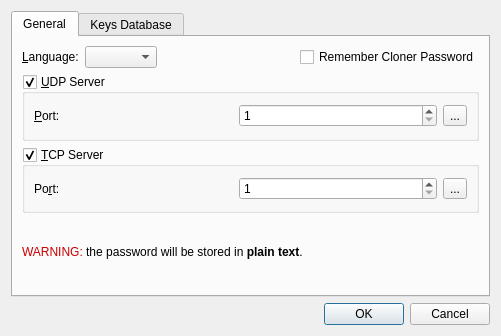
<?xml version="1.0" encoding="UTF-8"?>
<ui version="4.0">
 <class>QRFIDPreferences</class>
 <widget class="QDialog" name="QRFIDPreferences">
  <property name="geometry">
   <rect>
    <x>0</x>
    <y>0</y>
    <width>501</width>
    <height>336</height>
   </rect>
  </property>
  <property name="windowTitle">
   <string>RFIDKit Preferences</string>
  </property>
  <layout class="QVBoxLayout" name="verticalLayout_2">
   <item>
    <widget class="QTabWidget" name="tabWidget">
     <property name="currentIndex">
      <number>0</number>
     </property>
     <widget class="QWidget" name="generalTab">
      <attribute name="title">
       <string>General</string>
      </attribute>
      <layout class="QVBoxLayout" name="verticalLayout_3">
       <item>
        <layout class="QHBoxLayout" name="horizontalLayout_4">
         <item>
          <widget class="QLabel" name="label_4">
           <property name="text">
            <string>&amp;Language:</string>
           </property>
           <property name="buddy">
            <cstring>langCombo</cstring>
           </property>
          </widget>
         </item>
         <item>
          <widget class="QComboBox" name="langCombo"/>
         </item>
         <item>
          <spacer name="horizontalSpacer">
           <property name="orientation">
            <enum>Qt::Horizontal</enum>
           </property>
           <property name="sizeHint" stdset="0">
            <size>
             <width>40</width>
             <height>20</height>
            </size>
           </property>
          </spacer>
         </item>
         <item>
          <widget class="QCheckBox" name="emPwdKeepCheck">
           <property name="text">
            <string>Remember Cloner Password</string>
           </property>
          </widget>
         </item>
        </layout>
       </item>
       <item>
        <widget class="QGroupBox" name="udpServerGroup">
         <property name="title">
          <string>&amp;UDP Server</string>
         </property>
         <property name="checkable">
          <bool>true</bool>
         </property>
         <layout class="QHBoxLayout" name="horizontalLayout">
          <item>
           <widget class="QLabel" name="label_2">
            <property name="text">
             <string>&amp;Port:</string>
            </property>
            <property name="buddy">
             <cstring>udpPortSpin</cstring>
            </property>
           </widget>
          </item>
          <item>
           <widget class="QSpinBox" name="udpPortSpin">
            <property name="minimum">
             <number>1</number>
            </property>
            <property name="maximum">
             <number>65535</number>
            </property>
           </widget>
          </item>
          <item>
           <widget class="QToolButton" name="udpHelpTool">
            <property name="toolTip">
             <string>&lt;html&gt;&lt;head/&gt;&lt;body&gt;&lt;p&gt;Protocol description&lt;/p&gt;&lt;/body&gt;&lt;/html&gt;</string>
            </property>
            <property name="text">
             <string>...</string>
            </property>
           </widget>
          </item>
         </layout>
        </widget>
       </item>
       <item>
        <widget class="QGroupBox" name="tcpServerGroup">
         <property name="title">
          <string>&amp;TCP Server</string>
         </property>
         <property name="checkable">
          <bool>true</bool>
         </property>
         <layout class="QHBoxLayout" name="horizontalLayout_3">
          <item>
           <widget class="QLabel" name="label_3">
            <property name="text">
             <string>Po&amp;rt:</string>
            </property>
            <property name="buddy">
             <cstring>tcpPortSpin</cstring>
            </property>
           </widget>
          </item>
          <item>
           <widget class="QSpinBox" name="tcpPortSpin">
            <property name="minimum">
             <number>1</number>
            </property>
            <property name="maximum">
             <number>65535</number>
            </property>
           </widget>
          </item>
          <item>
           <widget class="QToolButton" name="tcpHelpTool">
            <property name="toolTip">
             <string>&lt;html&gt;&lt;head/&gt;&lt;body&gt;&lt;p&gt;Protocol description&lt;/p&gt;&lt;/body&gt;&lt;/html&gt;</string>
            </property>
            <property name="text">
             <string>...</string>
            </property>
           </widget>
          </item>
         </layout>
        </widget>
       </item>
       <item>
        <widget class="QLabel" name="label_5">
         <property name="text">
          <string>&lt;html&gt;&lt;head/&gt;&lt;body&gt;&lt;p&gt;&lt;span style=&quot; color:#cc0000;&quot;&gt;WARNING:&lt;/span&gt;&lt;span&gt; the password will be stored in &lt;/span&gt;&lt;span style=&quot; font-weight:600;&quot;&gt;plain text&lt;/span&gt;&lt;span&gt;.&lt;/span&gt;&lt;/p&gt;&lt;/body&gt;&lt;/html&gt;</string>
         </property>
         <property name="wordWrap">
          <bool>true</bool>
         </property>
        </widget>
       </item>
      </layout>
     </widget>
     <widget class="QWidget" name="mfcTab">
      <attribute name="title">
       <string>Keys Database</string>
      </attribute>
      <layout class="QVBoxLayout" name="verticalLayout">
       <item>
        <layout class="QHBoxLayout" name="horizontalLayout_2">
         <item>
          <widget class="QCheckBox" name="keydbCheck">
           <property name="text">
            <string>&amp;Use Keys Database</string>
           </property>
          </widget>
         </item>
         <item>
          <spacer name="horizontalSpacer_2">
           <property name="orientation">
            <enum>Qt::Horizontal</enum>
           </property>
           <property name="sizeHint" stdset="0">
            <size>
             <width>40</width>
             <height>20</height>
            </size>
           </property>
          </spacer>
         </item>
         <item>
          <widget class="QPushButton" name="keydbDropTool">
           <property name="text">
            <string>Drop data</string>
           </property>
          </widget>
         </item>
        </layout>
       </item>
       <item>
        <widget class="QLabel" name="label">
         <property name="text">
          <string>&lt;html&gt;&lt;head/&gt;&lt;body&gt;&lt;p&gt;&lt;span style=&quot; color:#cc0000;&quot;&gt;WARNING&lt;/span&gt;:&lt;/p&gt;&lt;p&gt;Keys will be stored as PLAIN TEXT without any password protection.&lt;/p&gt;&lt;/body&gt;&lt;/html&gt;</string>
         </property>
        </widget>
       </item>
       <item>
        <spacer name="verticalSpacer_3">
         <property name="orientation">
          <enum>Qt::Vertical</enum>
         </property>
         <property name="sizeHint" stdset="0">
          <size>
           <width>20</width>
           <height>40</height>
          </size>
         </property>
        </spacer>
       </item>
      </layout>
     </widget>
    </widget>
   </item>
   <item>
    <widget class="QDialogButtonBox" name="buttonBox">
     <property name="orientation">
      <enum>Qt::Horizontal</enum>
     </property>
     <property name="standardButtons">
      <set>QDialogButtonBox::Cancel|QDialogButtonBox::Ok</set>
     </property>
    </widget>
   </item>
  </layout>
 </widget>
 <resources/>
 <connections>
  <connection>
   <sender>buttonBox</sender>
   <signal>accepted()</signal>
   <receiver>QRFIDPreferences</receiver>
   <slot>accept()</slot>
   <hints>
    <hint type="sourcelabel">
     <x>227</x>
     <y>171</y>
    </hint>
    <hint type="destinationlabel">
     <x>157</x>
     <y>195</y>
    </hint>
   </hints>
  </connection>
  <connection>
   <sender>buttonBox</sender>
   <signal>rejected()</signal>
   <receiver>QRFIDPreferences</receiver>
   <slot>reject()</slot>
   <hints>
    <hint type="sourcelabel">
     <x>295</x>
     <y>177</y>
    </hint>
    <hint type="destinationlabel">
     <x>286</x>
     <y>195</y>
    </hint>
   </hints>
  </connection>
 </connections>
</ui>
